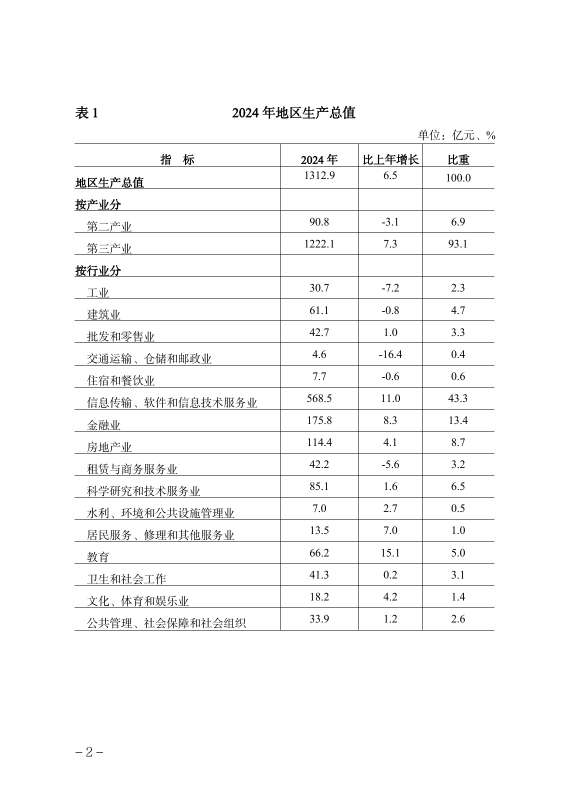
#> input picture 02_项目源码/samples/石景山区统计公报_第2页原表.png, 1132 x 1600 px (shown at 1/2 size)
$ python -i ocr_native.py   (imports and definitions only)
#> lines starting #> are read from the running program, lines starting #| are printed output that depends on the picture
#> further down, picture is the input picture: PIL image 1132x1600 RGB; min 0, max 255, mean 248.2
"""Bounded local OCR and geometry. Engine confidence is never an accuracy claim."""
from __future__ import annotations

import hashlib
import json
import math
import os
import platform
import statistics
import subprocess
import tempfile
import threading
import time
from pathlib import Path

from PIL import Image, ImageFilter, ImageOps, ImageStat

from .ocr_preprocess import comparison, enhance, preprocessing_plan

MAX_INPUT_PIXELS = 40_000_000
MAX_OCR_SIDE = 2800
OCR_TIMEOUT = 35
_COMPILE_LOCK = threading.Lock()
CONFIDENCE_NOTE = "OCR 置信度为识别引擎的内部评分，不是识别准确率；数字、符号和低质区域需对照原件。"


class OCRError(ValueError):
    pass


# [30 lines left out: function _binary, not called in this run]


def normalized_image(image):
    image = ImageOps.exif_transpose(image)
    if "A" in image.getbands() or "transparency" in image.info:
        rgba = image.convert("RGBA")
        background = Image.new("RGBA", rgba.size, "white")
        result = Image.alpha_composite(background, rgba).convert("RGB")
        if 'dpi' in image.info:
            result.info['dpi'] = image.info['dpi']
        return result
    return image.convert("RGB")


# [7 lines left out: function inverse_box, not called in this run]


def quality_metrics(image):
    gray = image.convert("L")
    gray.thumbnail((1400, 1400))
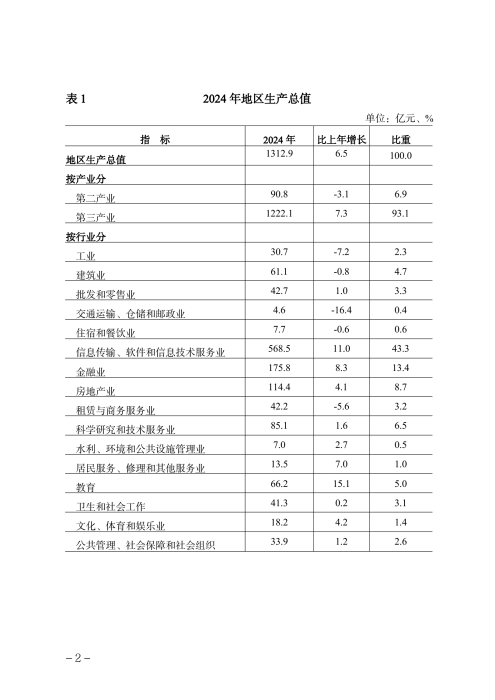
#> gray: PIL image 990x1400 L (shown at 1/2 size); min 0, max 255, mean 247.8
    stats = ImageStat.Stat(gray)
    histogram = gray.histogram()
#> histogram = 256 values, max 1297668 at index 255, min 88 at index 110, mean 5414.1
    count = sum(histogram)
#> count = 1386000
    dark = sum(histogram[:200]) / max(1, count)
#> dark = 0.0439
    ink_bounds = gray.point(lambda p: 255 if p < 245 else 0).getbbox()
#> ink_bounds = (130, 185, 867, 1324)
    edge_source = gray.crop(ink_bounds) if ink_bounds else gray
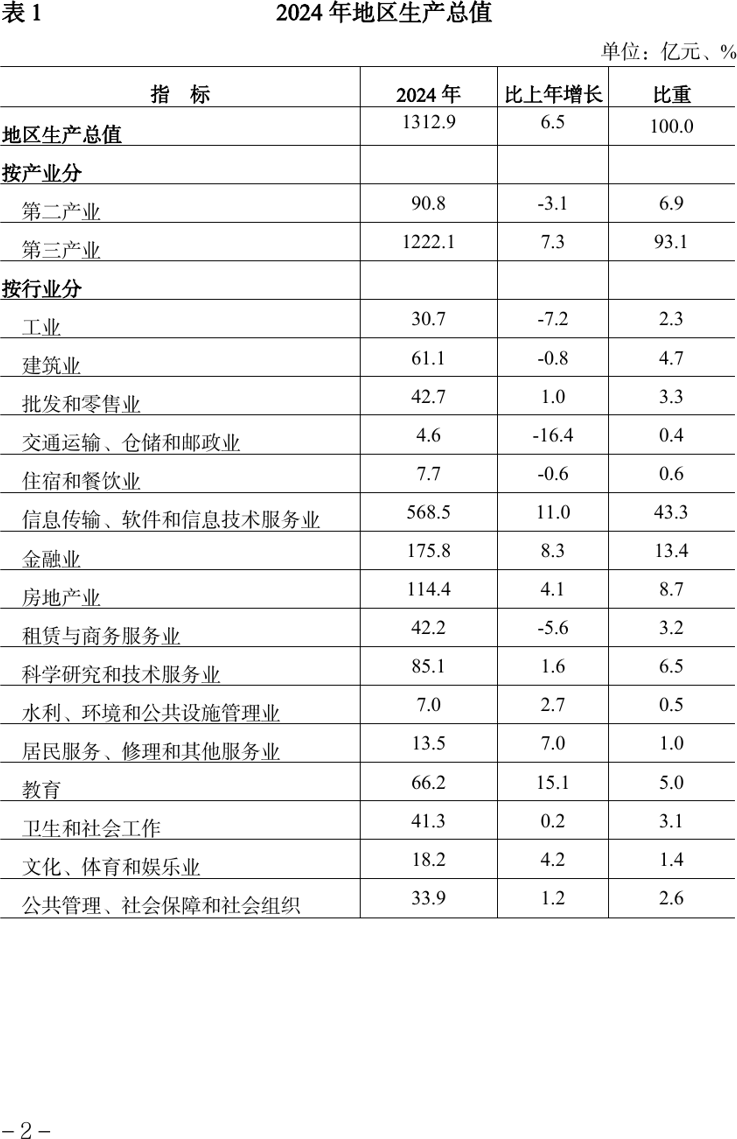
#> edge_source: PIL image 737x1139 L; min 0, max 255, mean 243.2
    contrast = ImageStat.Stat(edge_source).stddev[0]
#> contrast = 42.88
    edges = edge_source.filter(ImageFilter.FIND_EDGES)
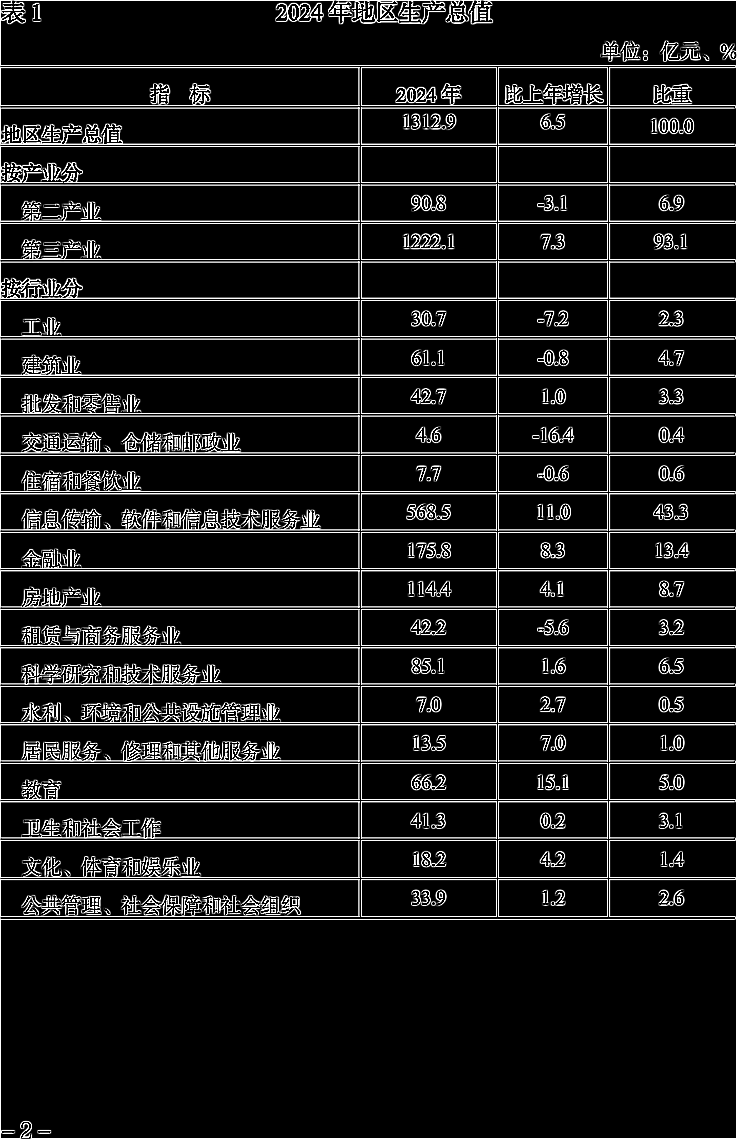
#> edges: PIL image 737x1139 L; min 0, max 255, mean 25.2
    # Remove PIL's artificial border from edge diagnostics.
    if edge_source.width > 4 and edge_source.height > 4:
        edges = edges.crop((2, 2, edge_source.width - 2, edge_source.height - 2))
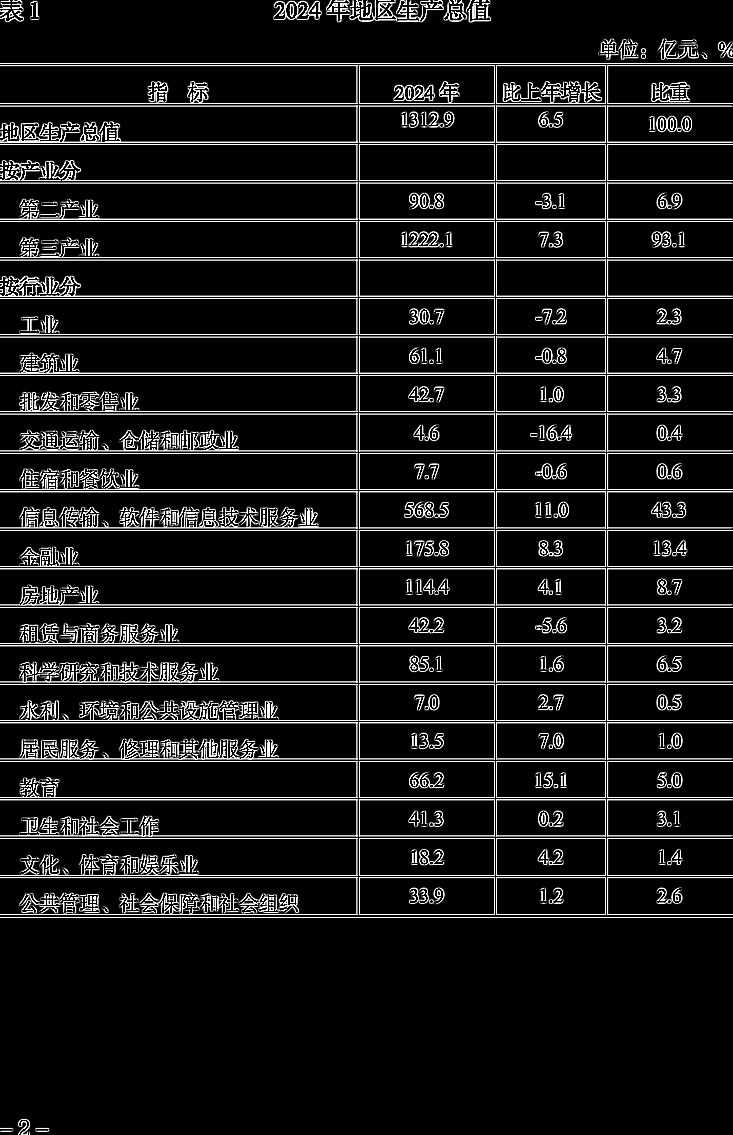
#> edges: PIL image 733x1135 L; min 0, max 255, mean 24.3
    sharpness = ImageStat.Stat(edges).var[0]
#> sharpness = 4814.2
    extrema = gray.getextrema()
#> extrema = (0, 255)
    blank = extrema[1] - extrema[0] < 5
#> blank = False
    notices = []
    if blank:
        notices.append("页面近乎单色，未发现可辨文字；请核对原件是否为空白页或扫描遗漏")
    elif contrast < 15:
        notices.append("页面对比度偏低，文字可能漏识别")
    if not blank and sharpness < 45:
        notices.append("页面边缘较模糊，数字和细小符号需对照原件")
    if min(image.size) < 350 and not blank:
        notices.append("图片分辨率偏低，细小文字可能无法辨认")
    return dict(contrast=round(contrast, 2), grayscale_range=extrema[1] - extrema[0],
                sharpness=round(sharpness, 2), dark_pixel_ratio=round(dark, 4), blank=blank, warnings=notices,
                diagnostic_note="对比度、边缘清晰度和空白检测为图像诊断，不代表文字正确率。")


# [88 lines left out: functions text_blocks, _score, _adaptive_candidate, not called in this run]


def recognize(image, *, timeout=OCR_TIMEOUT):
    """Four orientations, then at most one quality-triggered bounded candidate."""
    started = time.monotonic()
    deadline = started + timeout
    if image.width * image.height > MAX_INPUT_PIXELS:
        raise OCRError("图片超过 4,000 万像素，请缩小后导入")
    image = normalized_image(image)
    quality = quality_metrics(image)
#> quality = {'contrast': 42.88, 'grayscale_range': 255, 'sharpness': 4814.2, 'dark_pixel_ratio': 0.0439, 'blank': False, 'warnings': [], 'diagnostic_note': '对比度、边缘清晰度和空白检测为图像诊断，不代表文字正确率。'}
    quality.update(rotation_correction=0, ocr_mean_confidence=None, confidence_note=CONFIDENCE_NOTE,
#> (the run stopped early here; a loop or call above may not have finished)
